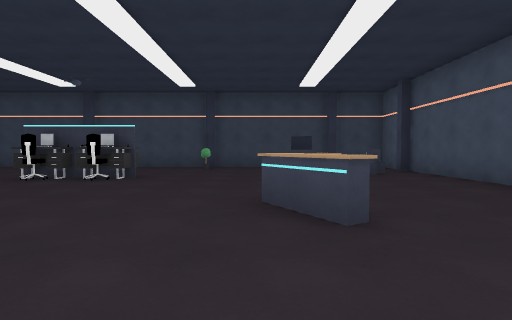
view 1 (above)

18 first-person views from a walk through a 3-D level made in the Unity game engine. The camera is 1.2 m above the floor, tilts 2° down and sees 80° across. The floor is counted in squares, 2 m on a side. Each view is taken from the middle of a square. On the plan, view 1 faces up. The plan holds only what a view shows up to about 9 squares ahead; the rest is blank. The player is left out. Some surface patterns are stand-ins.

view 2
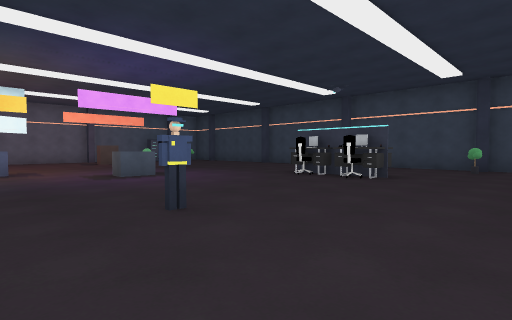

view 3
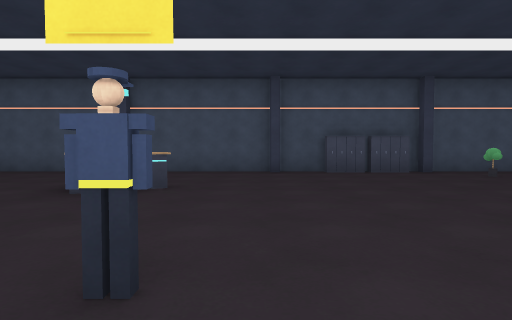

view 4
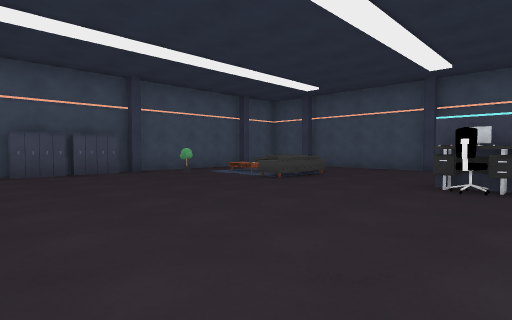

view 5
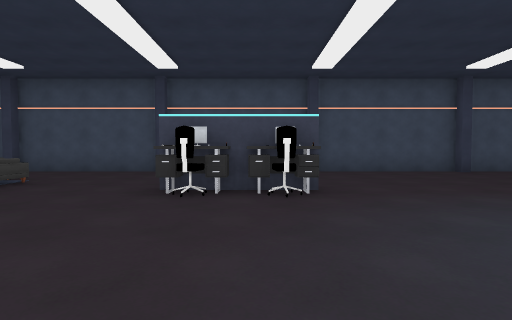

view 6
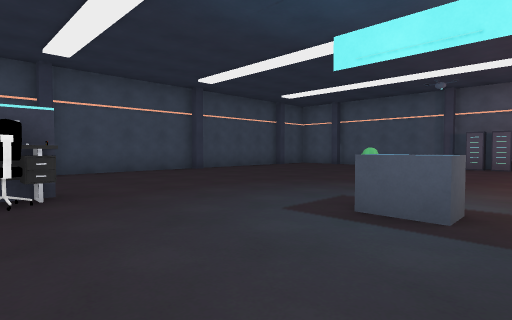

view 7
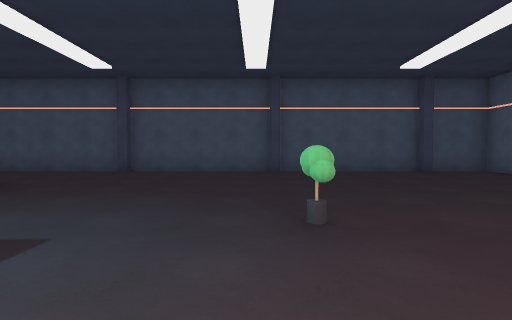

view 8
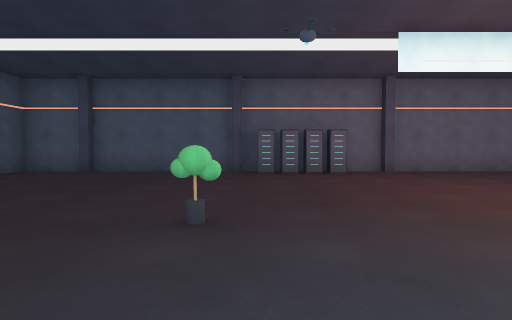

view 9
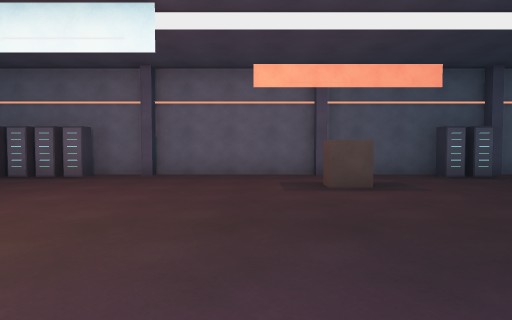

view 10
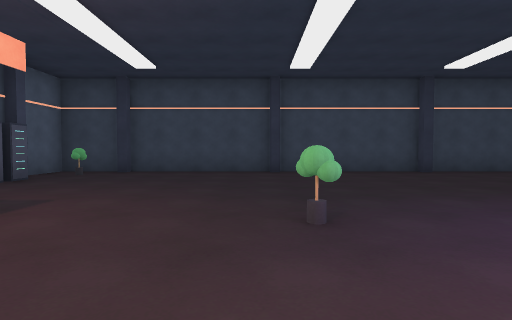

view 11
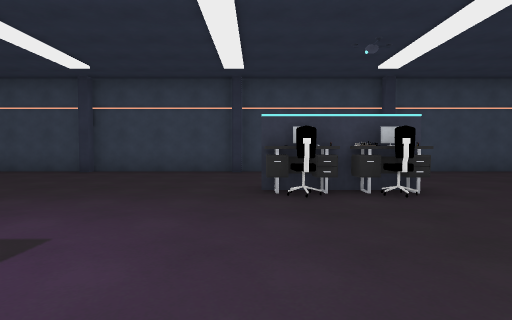

view 12
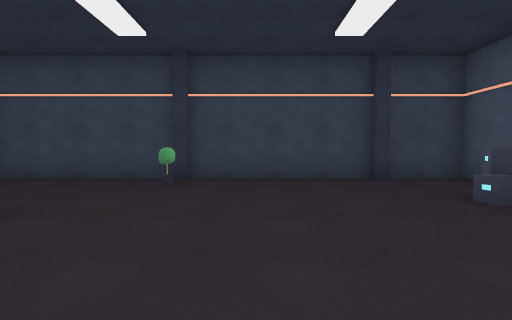

view 13
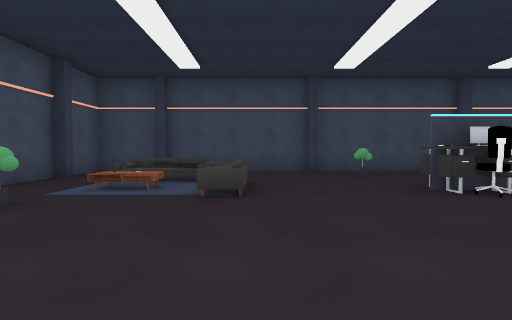

view 14
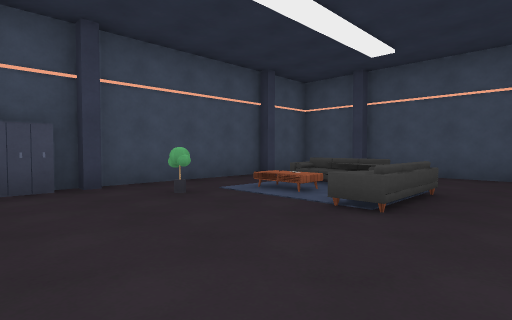

view 15
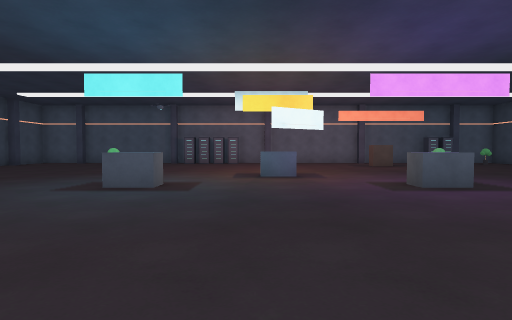

view 16
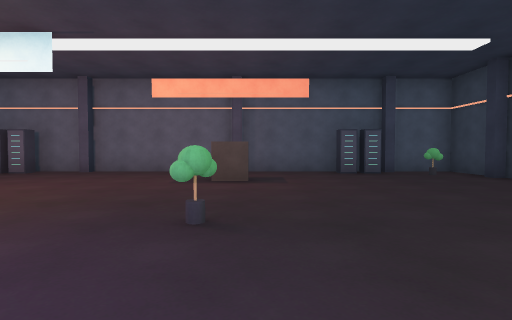

view 17
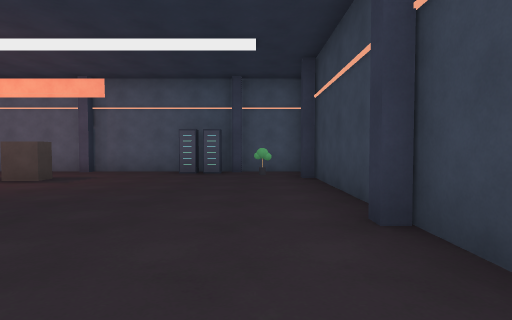

view 18
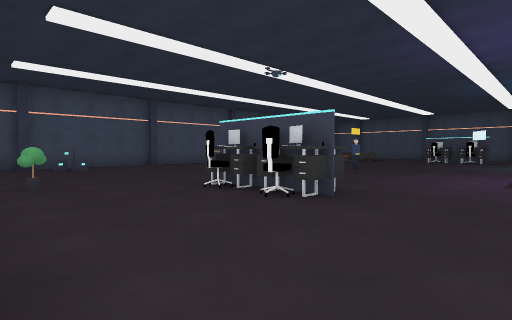

### Floor plan
Points are (right, up) in squares from view 1. A wall is a line through its corners. A room is listed if a view was taken in it or the views show most of it. See-through windows are left out.
Room 1 (views 1, 2, 3, 4, 5, 6, 7, 8, 9, 10, 11, 12, 13, 14, 15, 16, 17, 18)
walls: (1.1, 2.6) (0.7, 2.4) (0, 3.6); (1.1, 3.8) (0.6, 3.5); (-15.2, 0.5) (-15.2, -0.6); (-5.5, 10.3) (-9.5, 10.3); (-15.2, 4.4) (-15.2, 0.6); (-9.6, 10.3) (-13.5, 10.3); (4.2, 0.6) (4.2, 3.9); (-15.2, -3.6) (-15.2, -7.4); (-1.6, 10.3) (-5.4, 10.3); (4.2, -0.5) (4.2, 0.4); (-5.4, -9.3) (-1.6, -9.3); (-15.2, 6.4) (-15.2, 4.6); (-9.5, -9.3) (-5.6, -9.3); (4.2, 5) (4.2, 10.3) (2.8, 10.3); (4.2, -3.5) (4.2, -3); (-1.4, -9.3) (2.5, -9.3); (-13.6, 10.3) (-15.2, 10.3) (-15.2, 8.8); (2.5, 10.3) (-1.4, 10.3); (-15.2, -7.8) (-15.2, -9.3) (-13.8, -9.3); (-13.5, -9.3) (-9.6, -9.3); (4.2, -7.5) (4.2, -3.6); (2.6, -9.3) (4.2, -9.3) (4.2, -7.9)
objects: other object (-15, -3); other object (-15, -2); other object (-15, -1); other object (-15, 7); other object (-15, 8); other object (-14, 9); other object (-13, 4); other object (-10, -3); other object (-9, 0) to (-9, 1); other object (-9, 4); other object (-7, -2); other object (-7, 3); other object (-5, -6) to (-3, -5); other object (-5, 6) to (-3, 7); other object (-3, -8); other object (-3, 2); other object (-2, 9); other object (0, -7); other object (3, -7); other object (3, -4); other object (3, 8); other object (4, -2); other object (4, -1)

Positions as (right, up) in squares from view 1, and headings:
1: (0, 0), facing up
2: (0, 0), facing up-left
3: (-4, 1), facing right
4: (-4, 0), facing down-right
5: (-4, -1), facing down
6: (-4, -1), facing down-left
7: (-9, -1), facing down
8: (-7, -3), facing left
9: (-8, 3), facing left
10: (-10, 2), facing up
11: (-5, 2), facing up
12: (0, 4), facing up
13: (0, -1), facing down
14: (-1, -2), facing down-right
15: (-2, 0), facing left
16: (-7, 5), facing left
17: (-7, 9), facing left
18: (-7, 10), facing down-right
